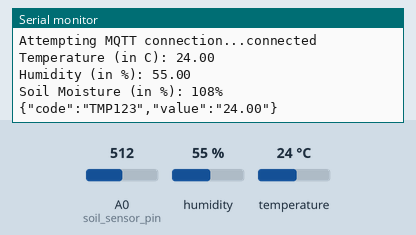
Bench run of a sketch on a simulated ESP8266 (NodeMCU). On the bench: the last lines printed to the serial monitor. The inputs (shaded band) are chosen by the test bench; at power-on: humidity 55 %, A0 (soil_sensor_pin) = 512, temperature 24 °C. WiFi joins after 1.5 s; servers stay silent unless stated; no MQTT or app messages arrive unless stated.

Above: at 2.7 s.
2.8 s: humidity set to 22 %
At 12.6 s:
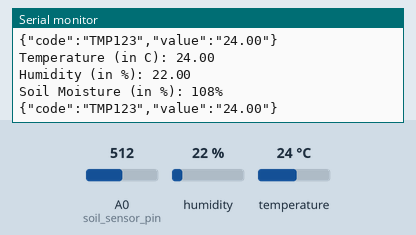
12.9 s: A0 (soil_sensor_pin) set to 716
At 22.7 s:
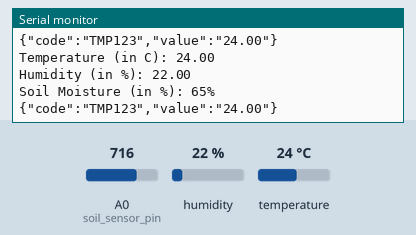
23.0 s: temperature set to 12 °C
At 32.2 s:
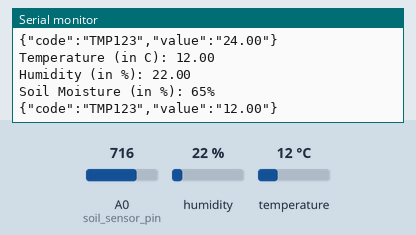
33.1 s: A0 (soil_sensor_pin) set to 900
At 42.6 s:
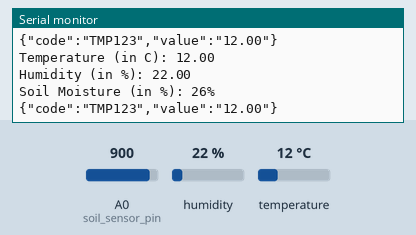
43.2 s: humidity set to 40 %
At 53.0 s:
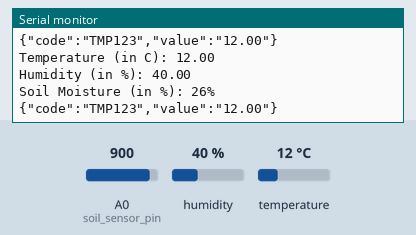
Timing chart, 0 to 54.3 s (numbered marks = the images above; inputs shaded):
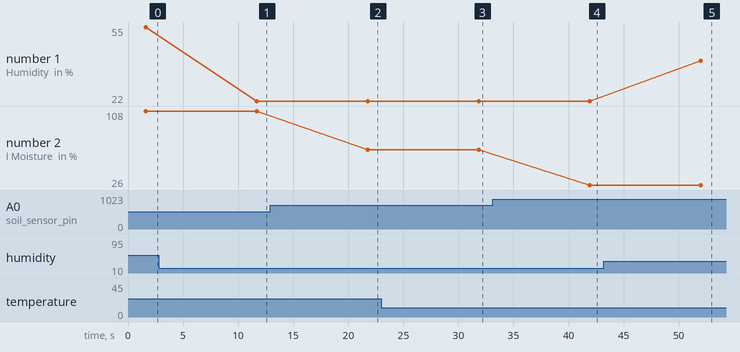

The sketch:

soil_hum_temp.ino
```cpp
#include <DHT.h>
#include <Adafruit_Sensor.h>
#include <ESP8266WiFi.h>
#include <PubSubClient.h>
#include <ArduinoJson.h>

#define HumidityCode  "HMD456"
#define TemperatureCode  "TMP123"
#define SoilCode  "ANT123"

#define DHTPIN     2
#define DHTTYPE    DHT11

const int soil_sensor_pin = A0;
const int soil_dry = 1023;
const int soil_wet = 550;

// Change the credentials below, so your ESP8266 connects to your router
const char* ssid = "MEO-F6B820";
const char* password = "2f1d682ac9";

// Change the variable to your Raspberry Pi IP address, so it connects to your MQTT broker
const char* mqtt_server = "13.80.159.172";
const int mqtt_port = 1883;
const char* mqttUser = "growmate";
const char* mqttPassword = "growmate";

// Initializes the espClient
WiFiClient espClient;
PubSubClient client(espClient);

DHT dht(DHTPIN, DHTTYPE);

float t = 0.0;
float h = 0.0;

const long interval = 10000;

// This functions connects your ESP8266 to your router
void setup_wifi() {
  delay(10);
  // We start by connecting to a WiFi network
  Serial.println();
  Serial.print("Connecting to ");
  Serial.println(ssid);
  WiFi.begin(ssid, password);
  while (WiFi.status() != WL_CONNECTED) {
    delay(500);
    Serial.print(".");
  }
  Serial.println("");
  Serial.print("WiFi connected - ESP IP address: ");
  Serial.println(WiFi.localIP());
}

// This functions is executed when some device publishes a message to a topic that your ESP8266 is subscribed to
// Change the function below to add logic to your program, so when a device publishes a message to a topic that
// your ESP8266 is subscribed you can actually do something
void callback(String topic, byte* message, unsigned int length) {
  Serial.print("Message arrived on topic: ");
  Serial.print(topic);
  Serial.print(". Message: ");
  String messageTemp;

  for (int i = 0; i < length; i++) {
    Serial.print((char)message[i]);
    messageTemp += (char)message[i];
  }
  Serial.println();
}

void reconnect() {
  // Loop until we're reconnected
  while (!client.connected()) {
    Serial.print("Attempting MQTT connection...");

    if (client.connect("ESP8266Client", mqttUser, mqttPassword)) {
      Serial.println("connected");
      // Subscribe or resubscribe to a topic
    } else {
      Serial.print("failed, rc=");
      Serial.print(client.state());
      Serial.println(" try again in 5 seconds");
      // Wait 5 seconds before retrying
      delay(5000);
    }
  }
}

void setup() {
  Serial.begin(9600);
  dht.begin();
  setup_wifi();
  client.setServer(mqtt_server, mqtt_port);
  client.setCallback(callback);
}

const char* createJsonMessage(const char* code, const char* value) {
  // Create a JSON object
  StaticJsonDocument<200> jsonDocument;

  // Set values in the JSON object
  jsonDocument["code"] = code;
  jsonDocument["value"] = value;

  // Convert the JSON object to a string
  String jsonString;
  serializeJson(jsonDocument, jsonString);

  // Remove leading/trailing spaces from the value field
  jsonString.replace("\"value\":\" ", "\"value\":\"");
  jsonString.replace("\"value\":\"", "\"value\":\"");

  // Store the JSON string in a static buffer
  static char jsonBuffer[200];
  jsonString.toCharArray(jsonBuffer, sizeof(jsonBuffer));

  // Return the JSON string as a const char*
  return jsonBuffer;
}

void loop() {
  if (!client.connected()) {
    reconnect();
  }
  if(!client.loop()) {
    client.connect("ESP8266Client", mqttUser, mqttPassword);
  }

  float newT = dht.readTemperature();
  if (isnan(newT)){
    Serial.println("Failed to read from DHT sensor!");
  } else {
    t = newT;
    Serial.print("Temperature (in C): ");
    Serial.println(t);
  }

  float newH = dht.readHumidity();
  if (isnan(newH)){
    Serial.println("Failed to read from DHT sensor!");
  } else {
    h = newH;
    Serial.print("Humidity (in %): ");
    Serial.println(h);
  }

  int moisture_percentage;
  moisture_percentage = map(analogRead(soil_sensor_pin), soil_wet, soil_dry, 100, 0);
  Serial.print("Soil Moisture (in %): ");
  Serial.print(moisture_percentage);
  Serial.println("%");

  // Computes temperature values in Celsius
  static char temperatureTemp[7];
  dtostrf(t, 6, 2, temperatureTemp);

  static char humidityTemp[7];
  dtostrf(h, 6, 2, humidityTemp);

  static char soilMoistureTemp[7];
  dtostrf(moisture_percentage, 6, 2, soilMoistureTemp);

  const char* temperatureJson = createJsonMessage(TemperatureCode, temperatureTemp);

  Serial.println(temperatureJson);

  // Publishes Temperature and Humidity values
  client.publish("temperature", temperatureJson);
  client.publish("humidity", createJsonMessage(HumidityCode, humidityTemp));
  client.publish("soil", createJsonMessage(SoilCode, soilMoistureTemp));

  delay(interval);
}
```

Measured:
- after the input at 2.8 s, the serial monitor: prints a new line after 8.9 s (image 1)
- after the input at 12.9 s, the serial monitor: prints a new line after 8.9 s (image 2)
- after the input at 23.0 s, the serial monitor: prints a new line after 8.8 s (image 3)
- after the input at 33.1 s, the serial monitor: prints a new line after 8.8 s (image 4)
- after the input at 43.2 s, the serial monitor: prints a new line after 8.8 s (image 5)
- plotted number 1: 55 → 22 after the input at 2.8 s, 22 → 40 after the input at 43.2 s
- plotted number 2: 108 → 65 after the input at 12.9 s, 65 → 26 after the input at 33.1 s
